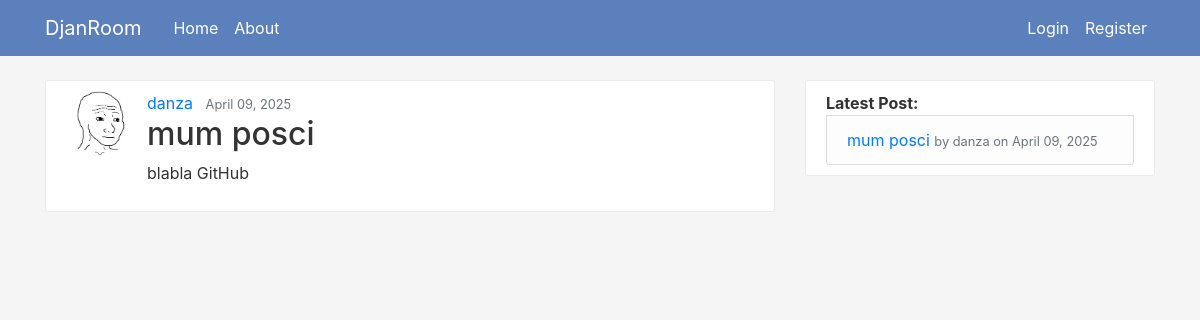
/post/13/, run on an earlier commit of the app's database.
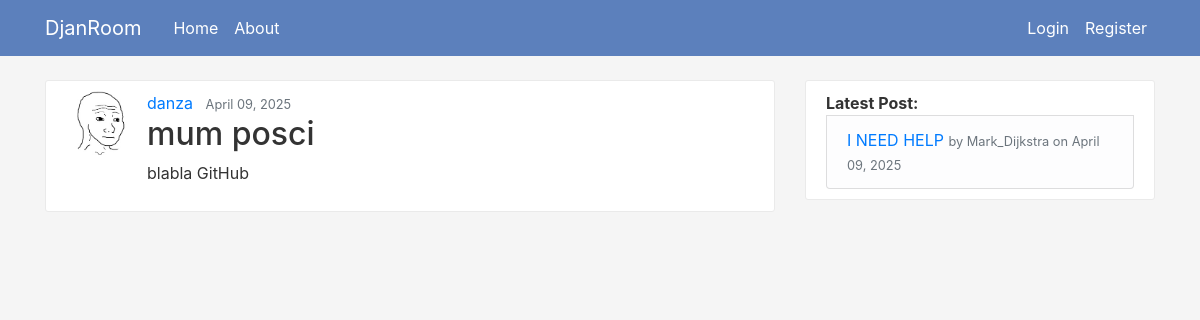
And on a later commit of the database.
### blog/models.py (models this page shows, shortened)
class Post(models.Model):
    title = models.CharField(max_length=100)
    content = models.TextField()
    date_posted = models.DateTimeField(default=timezone.now)
    author = models.ForeignKey(User, on_delete=models.CASCADE)

### users/models.py (models this page shows, shortened)
class Profile(models.Model):
    user = models.OneToOneField(User, on_delete=models.CASCADE)
    image = models.ImageField(default='default.jpg', upload_to='profile_pics')

### blog/views.py (the view)
# urls.py: path('post/<int:pk>/', PostDetailView.as_view(), name='post-detail'),
class PostDetailView(DetailView):
    model = Post

### blog/context_processors.py (called while the page is built)
def latest_post(request):
    try:
        return {'latest_post': Post.objects.latest('date_posted')}
    except Post.DoesNotExist:
        return {'latest_post': None}

### blog/templates/blog/post_detail.html (shortened to what this page needs)
{% extends "blog/base.html"  %}
{% block content %}
    <article class="media content-section">
        <img class="rounded-circle article-img" src="{{object.author.profile.image.url}}" >
        <div class="media-body">
            <div class="article-metadata">
                <a class="mr-2" href="{% url 'user-posts' post.author.username %}">{{ object.author }}</a>
                <small class="text-muted">{{ object.date_posted|date:"F d, Y" }}</small>
            </div>
            <h2><a class="article-title">{{ object.title }}</a></h2>
            <p class="article-content">{{ object.content }}</p>
        </div>
    </article>
{% endblock content %}

### blog/templates/blog/base.html (shortened to what this page needs)
{% load static %}
<!DOCTYPE html>
<html>
<head>
    <link rel="stylesheet" href="https://cdn.jsdelivr.net/npm/bootstrap@4.0.0/dist/css/bootstrap.min.css">
    <link rel="stylesheet" type="text/css" href="{% static 'blog/main.css' %}?v=2">
</head>
<body>
    <header class="site-header">
        <nav class="navbar navbar-expand-md navbar-dark bg-steel fixed-top">          <div class="container">
            <a class="navbar-brand mr-4" href="{% url 'blog-home' %}">DjanRoom</a>
            <div class="collapse navbar-collapse" id="navbarToggle">
              <div class="navbar-nav mr-auto">
                <a class="nav-item nav-link" href="{% url 'blog-home' %}">Home</a>
                <a class="nav-item nav-link" href="{% url 'blog-about' %}">About</a>
              </div>
              <div class="navbar-nav d-flex align-items-center">
                {% if user.is_authenticated %}
                    <a class="nav-item nav-link" href="{% url 'post-create' %}">New Post</a>
                    <form id="logout-form" method="get" action="{% url 'logout-confirm' %}" class="d-inline">
                        {% csrf_token %}
                        <button class="nav-item nav-link btn btn-link" type="submit">Sign out</button>
                    </form>
                    <a class="nav-item nav-link" href="{% url 'profile' %}">Profile</a>
                {% else %}
                    <a class="nav-item nav-link" href="{% url 'login' %}">Login</a>
                    <a class="nav-item nav-link" href="{% url 'register' %}">Register</a>
                {% endif %}
            </div>
            </div>
          </div>
        </nav>
    </header>
    <main role="main" class="container">
        <div class="row">
          <div class="col-md-8">
            {% block content %}{% endblock %}
          </div>
          <div class="col-md-4">
            <div class="content-section">
                <strong>Latest Post:</strong>
                <li class="list-group-item list-group-item-light">
                  {% if latest_post %}
                    <a href="{% url 'post-detail' latest_post.pk %}">{{ latest_post.title }}</a>
                    <small class="text-muted">by {{ latest_post.author }} on {{ latest_post.date_posted|date:"F d, Y" }}</small>
                  {% else %}
                    No posts available.
                  {% endif %}
                </li>
            </div>
          </div>
        </div>
      </main>
</body>
</html>

What changed in the data, as far as the page shows it:
added Post: title "I NEED HELP", author "Mark_Dijkstra", date_posted "April 09, 2025"
Also different on the page:
{{ latest_post.title }}: "mum posci" → "I NEED HELP"
{{ latest_post.author }}: "danza" → "Mark_Dijkstra"
